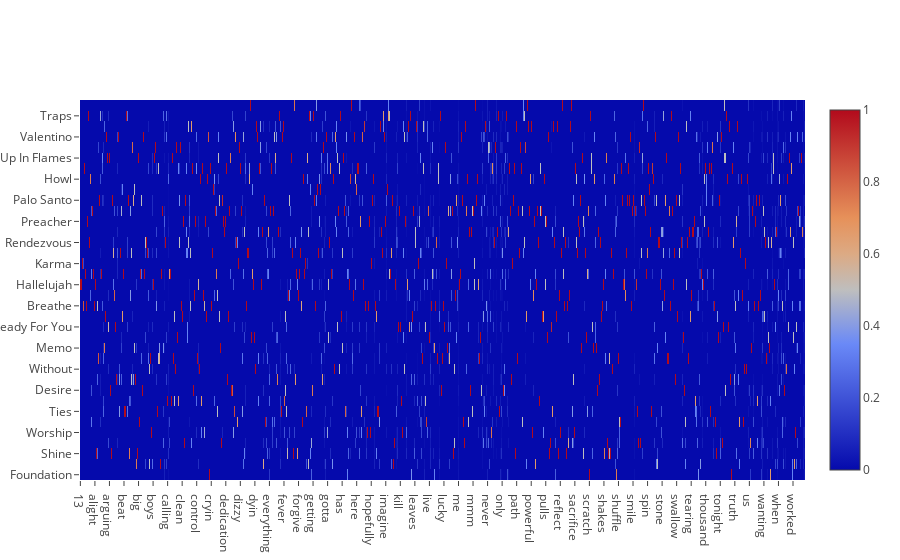

Here is the notebook cell this chart was saved with:
### Code cell
from plotly import graph_objs as go
import plotly.offline as py
py.init_notebook_mode(connected=True)

heatmap = [
    go.Heatmap(
        z=freq.apply(lambda x : x/x.sum()),
        x=freq.columns,
        y=freq.index
    )
]
fig = go.Figure(heatmap)
py.iplot(fig)

### Figure 1 — Plotly figure (JSON) as saved in the notebook; plotly's stock layout.template omitted (floating-point values rounded to 4 significant figures; data arrays with more than 128 entries replaced by an {"elided": "..."} marker saying what was removed)
{"data": [{"type": "heatmap", "uid": "5b5459a4-f036-4996-9c0e-5e7de6fd1b27", "x": {"elided": "997 str values"}, "y": ["Foundation", "Real", "Shine", "Take Shelter", "Worship", "Eyes Shut", "Ties", "King", "Desire", "Gold", "Without", "Border", "Memo", "1977", "Ready For You", "I Want To Love", "Breathe", "Sanctify", "Hallelujah", "All For You", "Karma", "Hypnotised", "Rendezvous", "If You're Over Me", "Preacher", "Lucky Escape", "Palo Santo", "Here", "Howl", "Don't Panic", "Up In Flames", "Play", "Valentino", "Meteorite", "Traps", "You & I"], "z": {"elided": "36x997 float values"}}], "layout": {}}
